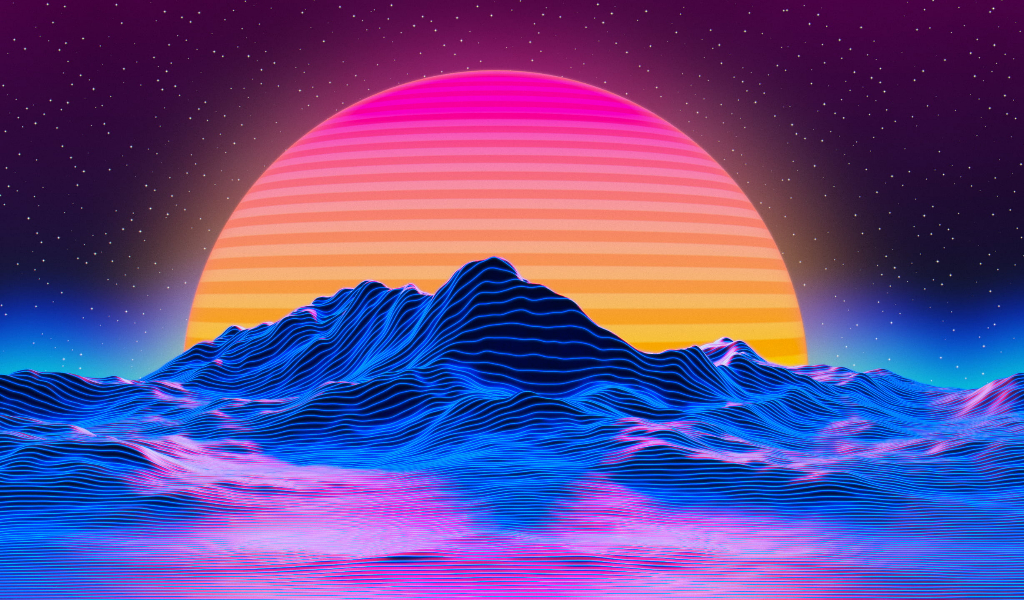
#> input picture IC (Python)/imagem.jpg, 1024 x 600 px
$ python ProcImagens.py
#> lines starting #> are read from the running program, lines starting #| are printed output that depends on the picture
#!/usr/bin/env python3
# -*- coding: utf-8 -*-
"""
Created on Wed Sep  9 12:43:46 2020

@author: adal
"""
# Primeiros comandos para a leitura de imagens
# Será usado a ferramenta OepnCV (Open source computer vision)/biblioteca
# Pode-se alterar valor de pixel


# Leitura de uma imagem que necessariamente precisa estar no diretorio do
# projeto
# Usa-se a função cv2.imread()

import numpy as np
import cv2 as cv

# carregar uma foto (com cor em preto e branco)
# Segundo argumento é um flag que especifica a maneira que a imagem deve ser
# lida
# cv.IMREAD_COLOR carrega uma foto colorida e qualquer transparencia sera
# negligenciada (1)
# cv.IMREAD_GRAYSCALE (0)
# cv.IMREAD_UNCHARGED carrega a imagem como tal, incluindo o canal alfa (-1)
# obs: PODE-SE passar apenas os numeros
img = cv.imread('imagem.jpg', 0)
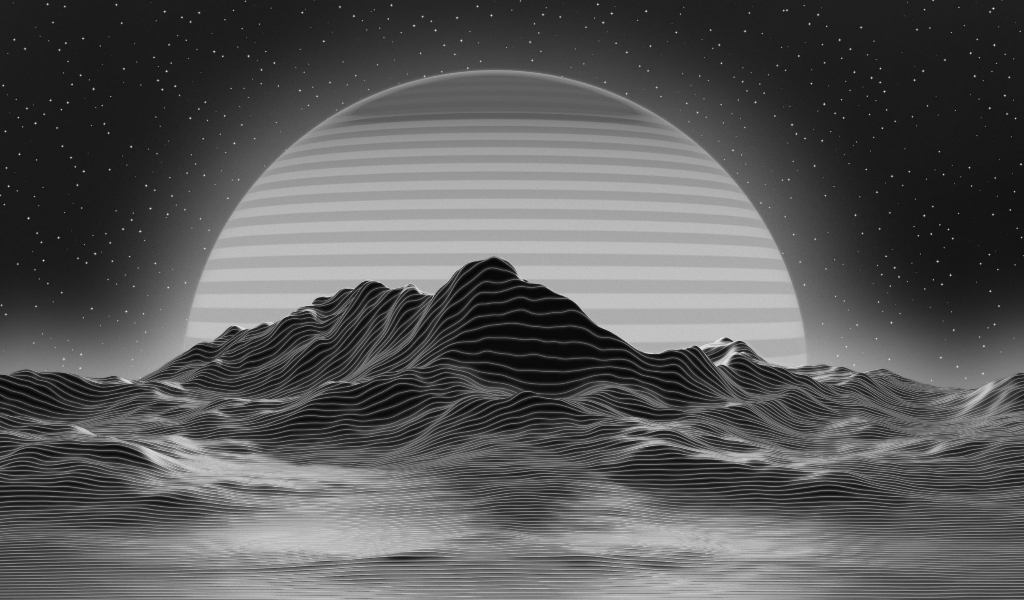
#> img: shape (600, 1024); min 5, max 241, mean 88.5

# mostrar a imagem usa-se cv2.imshow

cv.imshow('image', img)
# key é uma função que esta ligada ao teclado. O argumento passado a ela é o
# tempo em milesimos de segundo.
# esta especifica o que ocorrera no teclado, se voce apertar qualquer tecla
# dentro do tempo o programa continuará,
# mas se for passado o valor "0" ele esperara indefinidamente, mas tambem pode
# ser usado para detectar teclas especificas.

k = cv.waitKey(0) & 0xFF
#> (key Esc is pressed here)

# destroi toda janela que foi criada antes
# cv2.destroyallwindows()
# para destruir uma janela especifica usa a função cv2.destroyWindow, passando
# o nome exato da janela


# salvar uma imagem
# primeiro argumento é o nome do arquivo, e depois a imagem que quer salvar
# cv2.imwrite('messigray.png', img)

# EXEMPLO
if k == 27:  # espera pelo botão esc
    cv.destroyAllWindows()
elif k == ord('s'):  # espera pelo pela tecla 's' para salvar e sair
    cv.imwrite('gray.png', img)
    cv.destroyAllWindows()   # ou pode-se usar cv2.destroyWindow('image')

# Espaços de cores, são como as cores são armazenadas
# os mais populares são: BGR(padrão), CMYK (ciano,magenta,amarelo e preto)
# e HSV (matriz,saturação, valor)
# acessar e modificar os valores de pixel
# pode-se acessar o valor dos pixel pelos seus parametros de coluna e linha
# uma imagem BGR retorna um matriz de valores azul, verde e vermelho.
# para uma imagem em cinza apenas retorna a intensidade.
# exemplo :

#> (the run stopped early here; a loop or call above may not have finished)
